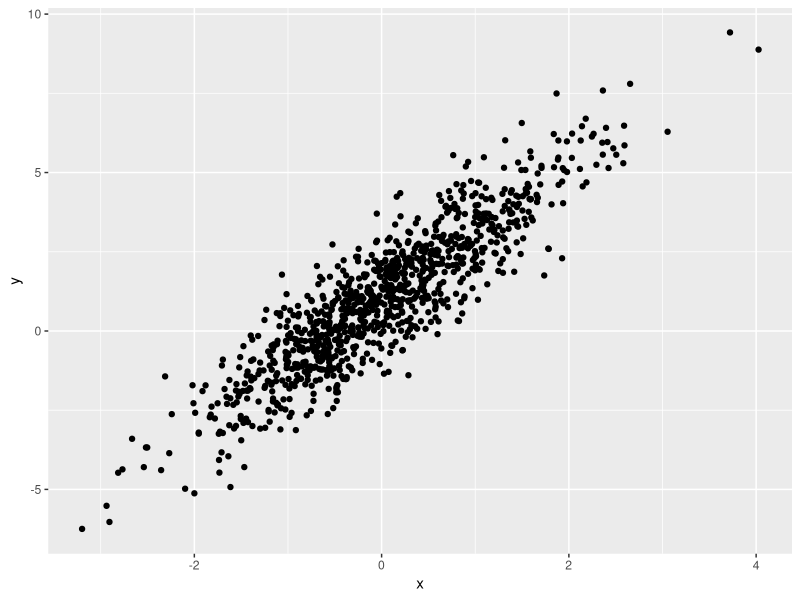

Here is the R script that generated this plot:
## ---- chunk 1
library(tidyverse)
## ---- chunk 2
samp = rnorm(100)
length(samp)
## ---- chunk 3
plot_df=
  tibble(
    x=rnorm(n=1000),
    y=1+2*x+rnorm(n=1000)
  )

ggplot(plot_df, aes(x=x,y=y))+geom_point()
